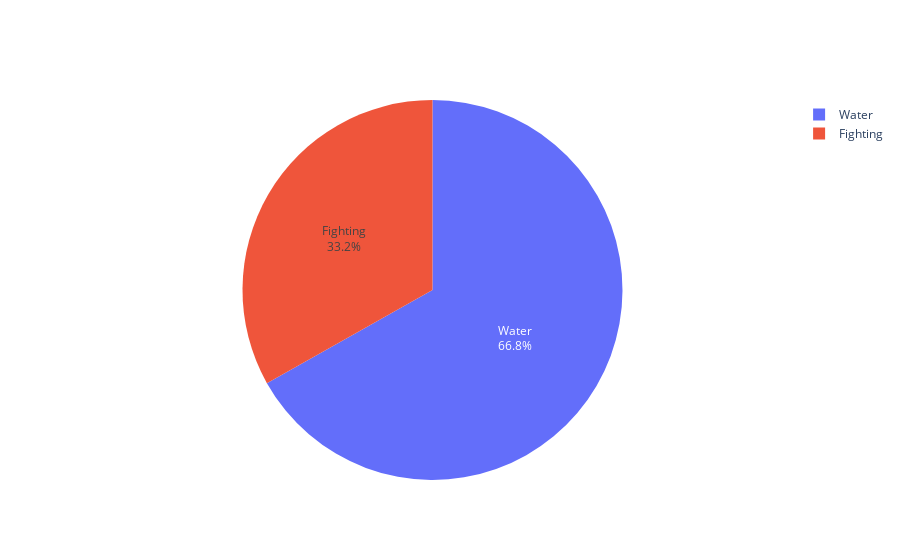

The code cell stored with this chart in its notebook:
### Code cell
pure_match('Water','Fighting')

### Figure 1 — Plotly figure (JSON) as saved in the notebook; plotly's stock layout.template omitted (floating-point values rounded to 4 significant figures)
{"data": [{"labels": ["Water", "Fighting"], "textinfo": "label+percent", "type": "pie", "values": [125, 62]}], "layout": {}}
